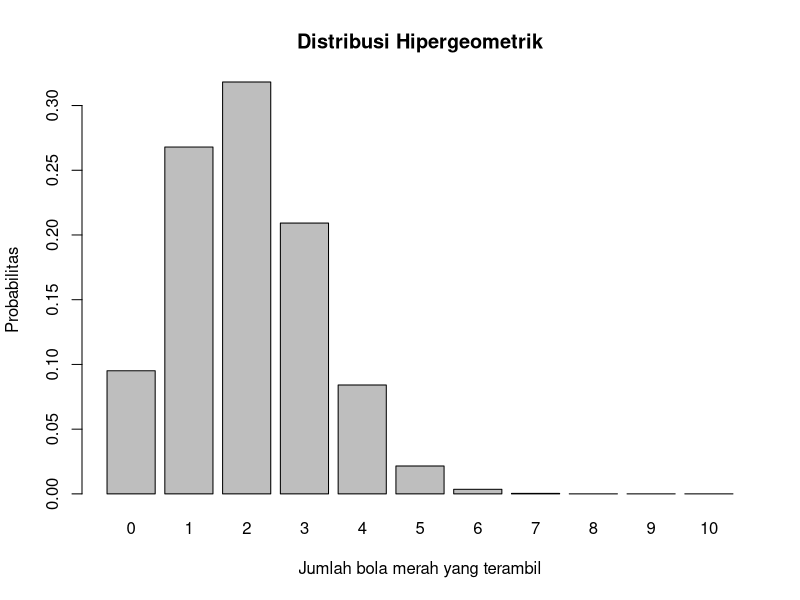
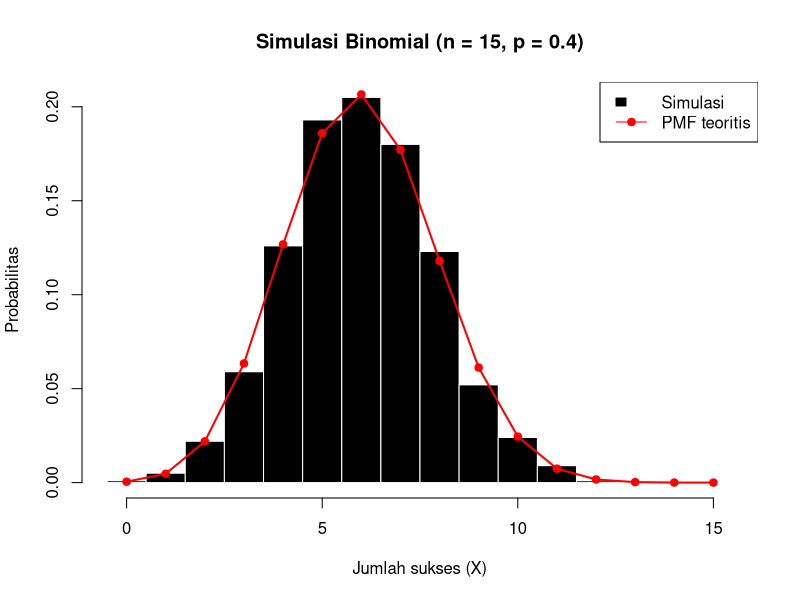

Source code (R) for these figures, in order:
#Nabila Nur Alizah 
#Tugas sebaran Diskrit 1

#1.jika rata-rata pelanggan datang ke toko adalah 3 orang per jam,modelkan dengan poisson dan hitung P(X lebih dari sama dengan 5)
# Distribusi Poisson
lambda <- 3
# P(X >= 5)
p <- 1 - ppois(4, lambda)
p

#2.dari 100 bola (20 berwarna merah),diambil 10 tanpa pengembalian.Modelkan jumlah bola merah yang di ambil dengan distribusi yang tepat
# Parameter
N <- 100
K <- 20
n <- 10

# Kemungkinan jumlah bola merah
x <- 0:n

# Probabilitas teoritis
p <- dhyper(x, K, N-K, n)

data.frame(
  Jumlah_Bola_Merah = x,
  Probabilitas = p
)
#melihat distribusi
barplot(
  p,
  names.arg = x,
  xlab = "Jumlah bola merah yang terambil",
  ylab = "Probabilitas",
  main = "Distribusi Hipergeometrik"
)

#3.simulasi 1000 percobaan binomial
# Parameter
n <- 15
p <- 0.4

# Simulasi 1000 percobaan
set.seed(123)
simulasi <- rbinom(1000, size = n, prob = p)

# Histogram hasil simulasi
hist(
  simulasi,
  breaks = seq(-0.5, 15.5, by = 1),
  probability = TRUE,
  col = "black",
  border = "white",
  xlab = "Jumlah sukses (X)",
  ylab = "Probabilitas",
  main = "Simulasi Binomial (n = 15, p = 0.4)"
)

# PMF teoritis
x <- 0:n
pmf <- dbinom(x, size = n, prob = p)

# Tambahkan PMF teoritis
points(
  x, pmf,
  col = "red",
  pch = 19
)

lines(
  x, pmf,
  col = "red",
  lwd = 2
)

legend(
  "topright",
  legend = c("Simulasi", "PMF teoritis"),
  fill = c("black", NA),
  border = c("white", NA),
  col = c(NA, "red"),
  lty = c(NA, 1),
  pch = c(NA, 19)
)
